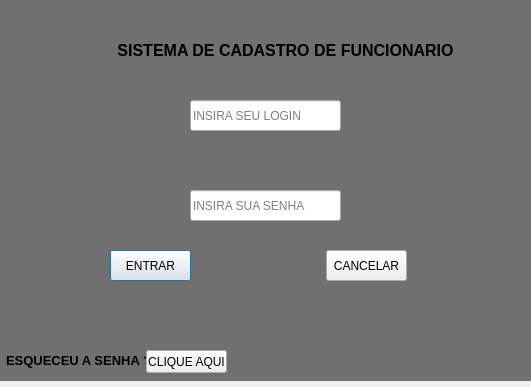
<?xml version="1.0" encoding="UTF-8"?>
<ui version="4.0">
 <class>Dialog</class>
 <widget class="QDialog" name="Dialog">
  <property name="geometry">
   <rect>
    <x>0</x>
    <y>0</y>
    <width>531</width>
    <height>387</height>
   </rect>
  </property>
  <property name="windowTitle">
   <string>Dialog</string>
  </property>
  <widget class="QLabel" name="label">
   <property name="geometry">
    <rect>
     <x>-4</x>
     <y>0</y>
     <width>541</width>
     <height>381</height>
    </rect>
   </property>
   <property name="styleSheet">
    <string notr="true">background-color: rgb(112, 112, 112);</string>
   </property>
   <property name="text">
    <string>&lt;html&gt;&lt;head/&gt;&lt;body&gt;&lt;p align=&quot;center&quot;&gt;&lt;br/&gt;&lt;/p&gt;&lt;/body&gt;&lt;/html&gt;</string>
   </property>
  </widget>
  <widget class="QLabel" name="label_2">
   <property name="geometry">
    <rect>
     <x>126</x>
     <y>90</y>
     <width>61</width>
     <height>51</height>
    </rect>
   </property>
   <property name="styleSheet">
    <string notr="true">IMAGE: url(:/IMG/ICONES/USUARIO.png)</string>
   </property>
   <property name="text">
    <string>&lt;html&gt;&lt;head/&gt;&lt;body&gt;&lt;p&gt;&lt;br/&gt;&lt;/p&gt;&lt;/body&gt;&lt;/html&gt;</string>
   </property>
  </widget>
  <widget class="QLabel" name="label_3">
   <property name="geometry">
    <rect>
     <x>126</x>
     <y>180</y>
     <width>61</width>
     <height>41</height>
    </rect>
   </property>
   <property name="styleSheet">
    <string notr="true">IMAGE: url(:/IMG/ICONES/SENHA.png)</string>
   </property>
   <property name="text">
    <string>&lt;html&gt;&lt;head/&gt;&lt;body&gt;&lt;p&gt;&lt;br/&gt;&lt;/p&gt;&lt;/body&gt;&lt;/html&gt;</string>
   </property>
  </widget>
  <widget class="QPushButton" name="pushButton">
   <property name="geometry">
    <rect>
     <x>110</x>
     <y>250</y>
     <width>81</width>
     <height>31</height>
    </rect>
   </property>
   <property name="text">
    <string>ENTRAR</string>
   </property>
  </widget>
  <widget class="QPushButton" name="pushButton_2">
   <property name="geometry">
    <rect>
     <x>326</x>
     <y>250</y>
     <width>81</width>
     <height>31</height>
    </rect>
   </property>
   <property name="text">
    <string>CANCELAR</string>
   </property>
  </widget>
  <widget class="QLabel" name="label_4">
   <property name="geometry">
    <rect>
     <x>6</x>
     <y>350</y>
     <width>141</width>
     <height>21</height>
    </rect>
   </property>
   <property name="text">
    <string>&lt;html&gt;&lt;head/&gt;&lt;body&gt;&lt;p&gt;&lt;span style=&quot; font-size:10pt; font-weight:600;&quot;&gt;ESQUECEU A SENHA ?&lt;/span&gt;&lt;/p&gt;&lt;/body&gt;&lt;/html&gt;</string>
   </property>
  </widget>
  <widget class="QPushButton" name="pushButton_3">
   <property name="geometry">
    <rect>
     <x>146</x>
     <y>350</y>
     <width>81</width>
     <height>23</height>
    </rect>
   </property>
   <property name="text">
    <string>CLIQUE AQUI</string>
   </property>
  </widget>
  <widget class="QLineEdit" name="lineEdit_2">
   <property name="geometry">
    <rect>
     <x>190</x>
     <y>190</y>
     <width>151</width>
     <height>31</height>
    </rect>
   </property>
   <property name="echoMode">
    <enum>QLineEdit::Password</enum>
   </property>
   <property name="placeholderText">
    <string>INSIRA SUA SENHA</string>
   </property>
  </widget>
  <widget class="QLineEdit" name="lineEdit_3">
   <property name="geometry">
    <rect>
     <x>190</x>
     <y>100</y>
     <width>151</width>
     <height>31</height>
    </rect>
   </property>
   <property name="placeholderText">
    <string>INSIRA SEU LOGIN</string>
   </property>
  </widget>
  <widget class="QLabel" name="label_5">
   <property name="geometry">
    <rect>
     <x>90</x>
     <y>30</y>
     <width>391</width>
     <height>41</height>
    </rect>
   </property>
   <property name="text">
    <string>&lt;html&gt;&lt;head/&gt;&lt;body&gt;&lt;p align=&quot;center&quot;&gt;&lt;span style=&quot; font-size:12pt; font-weight:600;&quot;&gt;SISTEMA DE CADASTRO DE FUNCIONARIO&lt;/span&gt;&lt;/p&gt;&lt;/body&gt;&lt;/html&gt;</string>
   </property>
  </widget>
 </widget>
 <resources>
  <include location="IMG.qrc"/>
 </resources>
 <connections/>
</ui>
